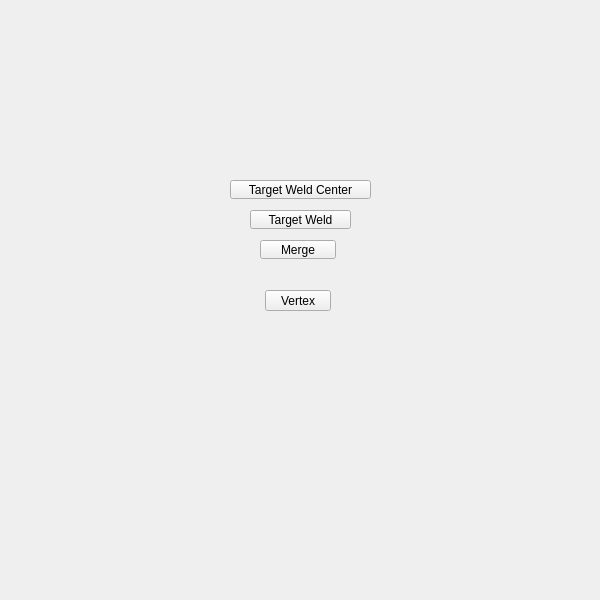
<?xml version="1.0" encoding="UTF-8"?>
<ui version="4.0">
 <class>QtUi</class>
 <widget class="QMainWindow" name="QtUi">
  <property name="enabled">
   <bool>true</bool>
  </property>
  <property name="geometry">
   <rect>
    <x>0</x>
    <y>0</y>
    <width>600</width>
    <height>600</height>
   </rect>
  </property>
  <property name="sizePolicy">
   <sizepolicy hsizetype="Ignored" vsizetype="Ignored">
    <horstretch>0</horstretch>
    <verstretch>0</verstretch>
   </sizepolicy>
  </property>
  <property name="minimumSize">
   <size>
    <width>0</width>
    <height>0</height>
   </size>
  </property>
  <property name="maximumSize">
   <size>
    <width>600</width>
    <height>600</height>
   </size>
  </property>
  <property name="toolButtonStyle">
   <enum>Qt::ToolButtonIconOnly</enum>
  </property>
  <property name="tabShape">
   <enum>QTabWidget::Triangular</enum>
  </property>
  <property name="dockNestingEnabled">
   <bool>true</bool>
  </property>
  <property name="dockOptions">
   <set>QMainWindow::AllowNestedDocks|QMainWindow::AllowTabbedDocks|QMainWindow::AnimatedDocks|QMainWindow::ForceTabbedDocks</set>
  </property>
  <widget class="QWidget" name="widget">
   <property name="sizePolicy">
    <sizepolicy hsizetype="Ignored" vsizetype="Ignored">
     <horstretch>0</horstretch>
     <verstretch>0</verstretch>
    </sizepolicy>
   </property>
   <widget class="PushButton" name="tb000">
    <property name="enabled">
     <bool>true</bool>
    </property>
    <property name="geometry">
     <rect>
      <x>260</x>
      <y>240</y>
      <width>76</width>
      <height>19</height>
     </rect>
    </property>
    <property name="maximumSize">
     <size>
      <width>111</width>
      <height>19</height>
     </size>
    </property>
    <property name="toolTip">
     <string>Merge selected components.  (default: to center)</string>
    </property>
    <property name="text">
     <string>Merge</string>
    </property>
    <property name="iconSize">
     <size>
      <width>18</width>
      <height>18</height>
     </size>
    </property>
   </widget>
   <widget class="QPushButton" name="i000">
    <property name="geometry">
     <rect>
      <x>265</x>
      <y>290</y>
      <width>66</width>
      <height>21</height>
     </rect>
    </property>
    <property name="minimumSize">
     <size>
      <width>0</width>
      <height>21</height>
     </size>
    </property>
    <property name="maximumSize">
     <size>
      <width>16777215</width>
      <height>21</height>
     </size>
    </property>
    <property name="accessibleName">
     <string>polygons#vertex</string>
    </property>
    <property name="text">
     <string>Vertex</string>
    </property>
   </widget>
   <widget class="QPushButton" name="b043">
    <property name="enabled">
     <bool>true</bool>
    </property>
    <property name="geometry">
     <rect>
      <x>250</x>
      <y>210</y>
      <width>101</width>
      <height>19</height>
     </rect>
    </property>
    <property name="maximumSize">
     <size>
      <width>111</width>
      <height>19</height>
     </size>
    </property>
    <property name="toolTip">
     <string>Merge two edges or vertices into a single component</string>
    </property>
    <property name="text">
     <string>Target Weld</string>
    </property>
    <property name="iconSize">
     <size>
      <width>18</width>
      <height>18</height>
     </size>
    </property>
    <property name="balette" stdset="0">
     <palette>
      <active>
       <colorrole role="Button">
        <brush brushstyle="SolidPattern">
         <color alpha="255">
          <red>80</red>
          <green>80</green>
          <blue>80</blue>
         </color>
        </brush>
       </colorrole>
      </active>
      <inactive>
       <colorrole role="Button">
        <brush brushstyle="SolidPattern">
         <color alpha="255">
          <red>80</red>
          <green>80</green>
          <blue>80</blue>
         </color>
        </brush>
       </colorrole>
      </inactive>
      <disabled>
       <colorrole role="Button">
        <brush brushstyle="SolidPattern">
         <color alpha="255">
          <red>80</red>
          <green>80</green>
          <blue>80</blue>
         </color>
        </brush>
       </colorrole>
      </disabled>
     </palette>
    </property>
   </widget>
   <widget class="QPushButton" name="b008">
    <property name="enabled">
     <bool>true</bool>
    </property>
    <property name="geometry">
     <rect>
      <x>230</x>
      <y>180</y>
      <width>141</width>
      <height>19</height>
     </rect>
    </property>
    <property name="maximumSize">
     <size>
      <width>16777215</width>
      <height>19</height>
     </size>
    </property>
    <property name="toolTip">
     <string>Merge vertices in pairs determined by selection order.</string>
    </property>
    <property name="text">
     <string>Target Weld Center</string>
    </property>
    <property name="iconSize">
     <size>
      <width>18</width>
      <height>18</height>
     </size>
    </property>
   </widget>
  </widget>
 </widget>
 <customwidgets>
  <customwidget>
   <class>PushButton</class>
   <extends>QPushButton</extends>
   <header>widgets.pushbutton.h</header>
  </customwidget>
 </customwidgets>
 <resources/>
 <connections/>
 <designerdata>
  <property name="gridDeltaX">
   <number>5</number>
  </property>
  <property name="gridDeltaY">
   <number>10</number>
  </property>
  <property name="gridSnapX">
   <bool>true</bool>
  </property>
  <property name="gridSnapY">
   <bool>true</bool>
  </property>
  <property name="gridVisible">
   <bool>true</bool>
  </property>
 </designerdata>
</ui>
